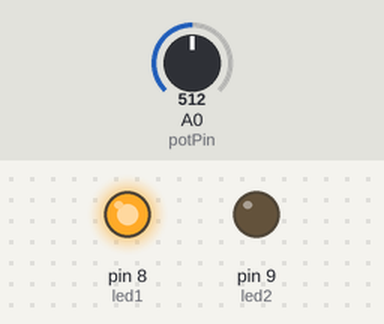
Simulated run of this sketch. Board: Arduino Uno, built with avr-gcc and run on an emulated ATmega328P. On the bench: output pins drawn as LEDs (lit = HIGH). The inputs (shaded band) are chosen by the test bench; at power-on: A0 (potPin) = 512. What the sketch prints to the serial monitor is not drawn.

Above: at 1.3 s.
1.4 s: A0 (potPin) set to 325
2.9 s: A0 (potPin) set to 309
At 4.2 s:
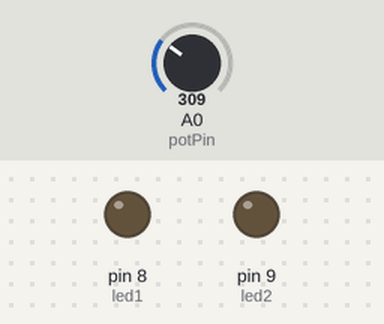
4.5 s: A0 (potPin) set to 900
At 5.4 s:
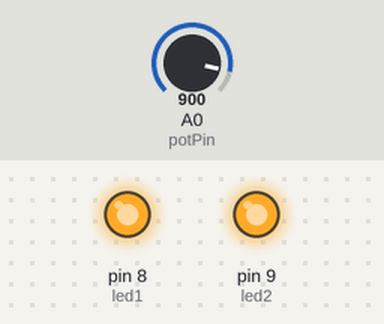
6.0 s: A0 (potPin) set to 846
7.5 s: A0 (potPin) set to 822
At 7.8 s:
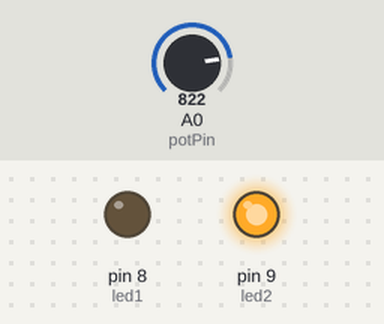
9.0 s: A0 (potPin) set to 1023
At 10.2 s:
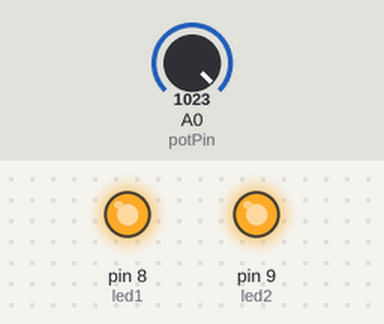
Timing chart, 0 to 11.5 s (numbered marks = the images above; inputs shaded):
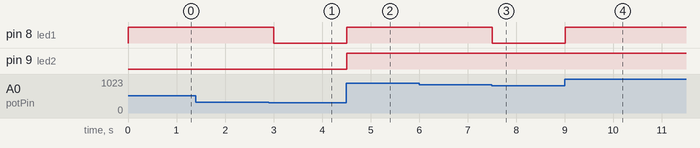

Measured:
- the behaviour switches between 318 and 317 on A0 (potPin) (found by bisection; images 0 and 1)
- the behaviour switches between 829 and 828 on A0 (potPin) (found by bisection; images 2 and 3)
- after the input at 1.4 s, every drawn part: stays the same
- after the input at 2.9 s, pin 8 (led1): HIGH → LOW after 0.10 s
- after the input at 4.5 s, pin 8 (led1), pin 9 (led2): LOW → HIGH at once
- after the input at 6.0 s, every drawn part: stays the same
- after the input at 7.5 s, pin 8 (led1): HIGH → LOW at once
- after the input at 9.0 s, pin 8 (led1): LOW → HIGH at once

The sketch:

cau7_ledXanhDo_3NhietDo__bientro.ino
```cpp
// Khai báo chân
const int potPin = A0;       // Chân analog ??c bi?n tr?
const int led1 = 8;          // LED 1
const int led2 = 9;          // LED 2

void setup() {
  Serial.begin(9600);        // B?t ??u giao ti?p Serial
  pinMode(led1, OUTPUT);
  pinMode(led2, OUTPUT);
}

void loop() {
  int sensorValue = analogRead(potPin);    // ??c giá tr? t? bi?n tr?
  int temperature = map(sensorValue, 0, 1023, 0, 100);   // Chuy?n ??i thành nhi?t ??

  // In ra Serial Monitor
  Serial.print("Nhiet do: ");
  Serial.print(temperature);
  Serial.print(" °C - ");

  // X? lý  t?t ?èn theo nhi?t ??
  if (temperature <= 30) {
    digitalWrite(led1, LOW);
    digitalWrite(led2,LOW);
    Serial.println("Ca 2 den tat sang");
  }
  else if (temperature > 30 && temperature <= 50) {
    digitalWrite(led1, HIGH);
    digitalWrite(led2, LOW);
    Serial.println("Chi den 1 sang");
  }
  else if (temperature > 50 && temperature <= 80) {
    digitalWrite(led1, LOW);
    digitalWrite(led2, HIGH);
    Serial.println("Chi den 2 sang");
  }
  else { // temperature > 80
    digitalWrite(led1, HIGH);
    digitalWrite(led2, HIGH);
    Serial.println("Ca 2 den dang sang");
  }

  delay(500);  // ??i 0.5 giây tr??c l?n ??c ti?p theo
}
```
